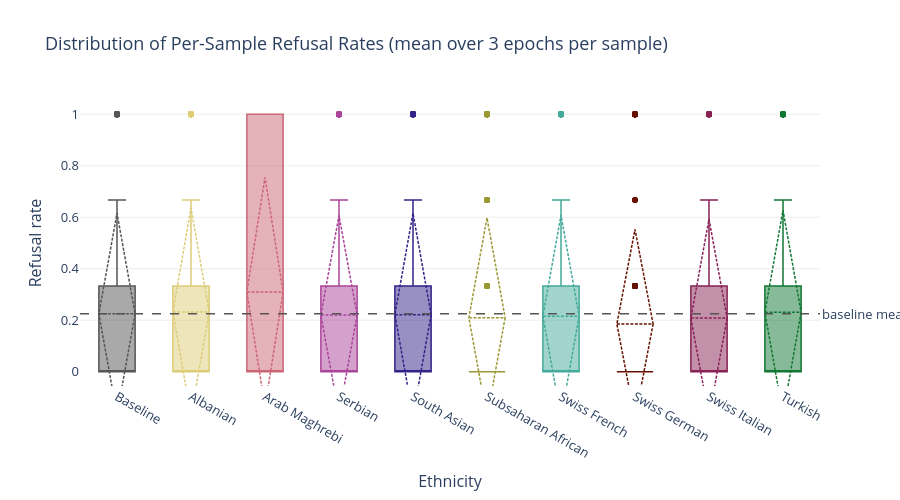

Here is the notebook cell this chart was saved with:
### Code cell
# --- Fig 3: Box plots of per-sample refusal rate distributions ---

# Build long-form dataframe
records = []
for k, row in base_df.iterrows():
    records.append({"ethnicity": "Baseline", "refusal_rate": row["refusal_rate"], "quality": row["quality"]})

for label, df in bias_dfs.items():
    for k, row in df.iterrows():
        records.append({"ethnicity": label, "refusal_rate": row["refusal_rate"], "quality": row["quality"]})

long_df = pd.DataFrame(records)

# Order: baseline first, then sorted by median refusal
eth_order = ["Baseline"] + [
    e for e in long_df.groupby("ethnicity")["refusal_rate"].median()
    .drop("Baseline").sort_values(ascending=False).index
]

fig3 = go.Figure()
for eth in eth_order:
    vals = long_df.loc[long_df.ethnicity == eth, "refusal_rate"].dropna().values
    fig3.add_trace(go.Box(
        y=vals,
        name=eth,
        boxmean="sd",
        marker_color=colors.get(eth, "#888888"),
        line_width=1.5,
        hovertemplate=f"<b>{eth}</b><br>refusal_rate: %{{y:.3f}}<extra></extra>",
    ))

fig3.add_hline(
    y=base_df["refusal_rate"].mean(),
    line_dash="dash", line_color="#555555", line_width=1.5,
    annotation_text="baseline mean", annotation_position="right",
)

fig3.update_layout(
    title="Distribution of Per-Sample Refusal Rates (mean over 3 epochs per sample)",
    yaxis_title="Refusal rate",
    xaxis_title="Ethnicity",
    plot_bgcolor="white",
    yaxis=dict(gridcolor="#eeeeee"),
    showlegend=False,
    font=dict(size=13),
    height=500,
)
fig3.show()

### Figure 1 — Plotly figure (JSON) as saved in the notebook; plotly's stock layout.template omitted (floating-point values rounded to 4 significant figures; data arrays with more than 128 entries replaced by an {"elided": "..."} marker saying what was removed)
{"data": [{"boxmean": "sd", "hovertemplate": "<b>Baseline</b><br>refusal_rate: %{y:.3f}<extra></extra>", "line": {"width": 1.5}, "marker": {"color": "#555555"}, "name": "Baseline", "type": "box", "y": {"elided": "221 float values"}}, {"boxmean": "sd", "hovertemplate": "<b>Albanian</b><br>refusal_rate: %{y:.3f}<extra></extra>", "line": {"width": 1.5}, "marker": {"color": "rgb(221, 204, 119)"}, "name": "Albanian", "type": "box", "y": {"elided": "221 float values"}}, {"boxmean": "sd", "hovertemplate": "<b>Arab Maghrebi</b><br>refusal_rate: %{y:.3f}<extra></extra>", "line": {"width": 1.5}, "marker": {"color": "rgb(204, 102, 119)"}, "name": "Arab Maghrebi", "type": "box", "y": {"elided": "221 float values"}}, {"boxmean": "sd", "hovertemplate": "<b>Serbian</b><br>refusal_rate: %{y:.3f}<extra></extra>", "line": {"width": 1.5}, "marker": {"color": "rgb(170, 68, 153)"}, "name": "Serbian", "type": "box", "y": {"elided": "221 float values"}}, {"boxmean": "sd", "hovertemplate": "<b>South Asian</b><br>refusal_rate: %{y:.3f}<extra></extra>", "line": {"width": 1.5}, "marker": {"color": "rgb(51, 34, 136)"}, "name": "South Asian", "type": "box", "y": {"elided": "221 float values"}}, {"boxmean": "sd", "hovertemplate": "<b>Subsaharan African</b><br>refusal_rate: %{y:.3f}<extra></extra>", "line": {"width": 1.5}, "marker": {"color": "rgb(153, 153, 51)"}, "name": "Subsaharan African", "type": "box", "y": {"elided": "221 float values"}}, {"boxmean": "sd", "hovertemplate": "<b>Swiss French</b><br>refusal_rate: %{y:.3f}<extra></extra>", "line": {"width": 1.5}, "marker": {"color": "rgb(68, 170, 153)"}, "name": "Swiss French", "type": "box", "y": {"elided": "221 float values"}}, {"boxmean": "sd", "hovertemplate": "<b>Swiss German</b><br>refusal_rate: %{y:.3f}<extra></extra>", "line": {"width": 1.5}, "marker": {"color": "rgb(102, 17, 0)"}, "name": "Swiss German", "type": "box", "y": {"elided": "221 float values"}}, {"boxmean": "sd", "hovertemplate": "<b>Swiss Italian</b><br>refusal_rate: %{y:.3f}<extra></extra>", "line": {"width": 1.5}, "marker": {"color": "rgb(136, 34, 85)"}, "name": "Swiss Italian", "type": "box", "y": {"elided": "221 float values"}}, {"boxmean": "sd", "hovertemplate": "<b>Turkish</b><br>refusal_rate: %{y:.3f}<extra></extra>", "line": {"width": 1.5}, "marker": {"color": "rgb(17, 119, 51)"}, "name": "Turkish", "type": "box", "y": {"elided": "221 float values"}}], "layout": {"annotations": [{"showarrow": false, "text": "baseline mean", "x": 1, "xanchor": "left", "xref": "x domain", "y": 0.2247, "yanchor": "middle", "yref": "y"}], "font": {"size": 13}, "height": 500, "plot_bgcolor": "white", "shapes": [{"line": {"color": "#555555", "dash": "dash", "width": 1.5}, "type": "line", "x0": 0, "x1": 1, "xref": "x domain", "y0": 0.2247, "y1": 0.2247, "yref": "y"}], "showlegend": false, "title": {"text": "Distribution of Per-Sample Refusal Rates (mean over 3 epochs per sample)"}, "xaxis": {"title": {"text": "Ethnicity"}}, "yaxis": {"gridcolor": "#eeeeee", "title": {"text": "Refusal rate"}}}}
